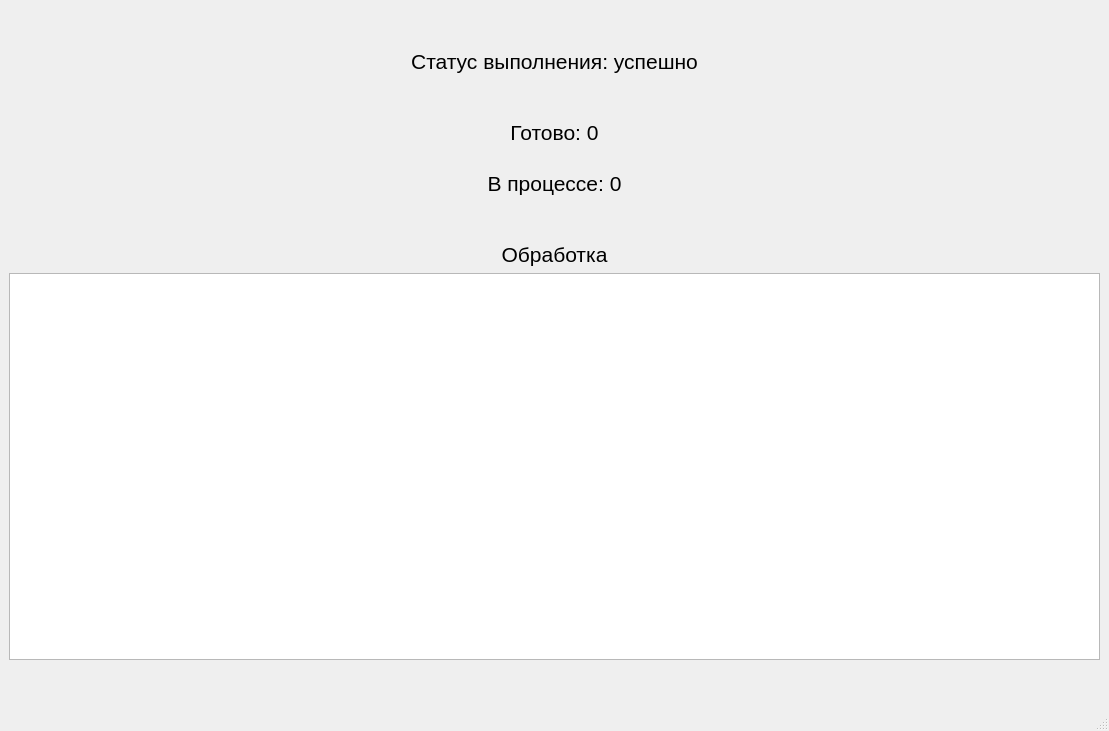
<?xml version="1.0" encoding="UTF-8"?>
<ui version="4.0">
 <class>MainWindow</class>
 <widget class="QMainWindow" name="MainWindow">
  <property name="geometry">
   <rect>
    <x>0</x>
    <y>0</y>
    <width>1109</width>
    <height>731</height>
   </rect>
  </property>
  <property name="windowTitle">
   <string>MainWindow</string>
  </property>
  <widget class="QWidget" name="centralwidget">
   <layout class="QVBoxLayout" name="verticalLayout">
    <item>
     <spacer name="verticalSpacer_4">
      <property name="orientation">
       <enum>Qt::Vertical</enum>
      </property>
      <property name="sizeType">
       <enum>QSizePolicy::Preferred</enum>
      </property>
      <property name="sizeHint" stdset="0">
       <size>
        <width>20</width>
        <height>40</height>
       </size>
      </property>
     </spacer>
    </item>
    <item>
     <widget class="QLabel" name="status">
      <property name="font">
       <font>
        <pointsize>16</pointsize>
       </font>
      </property>
      <property name="text">
       <string>Статус выполнения: успешно</string>
      </property>
      <property name="alignment">
       <set>Qt::AlignCenter</set>
      </property>
     </widget>
    </item>
    <item>
     <spacer name="verticalSpacer_3">
      <property name="orientation">
       <enum>Qt::Vertical</enum>
      </property>
      <property name="sizeType">
       <enum>QSizePolicy::Preferred</enum>
      </property>
      <property name="sizeHint" stdset="0">
       <size>
        <width>20</width>
        <height>40</height>
       </size>
      </property>
     </spacer>
    </item>
    <item>
     <widget class="QLabel" name="ready_count">
      <property name="font">
       <font>
        <pointsize>16</pointsize>
       </font>
      </property>
      <property name="text">
       <string>Готово: 0</string>
      </property>
      <property name="alignment">
       <set>Qt::AlignCenter</set>
      </property>
     </widget>
    </item>
    <item>
     <spacer name="verticalSpacer_2">
      <property name="orientation">
       <enum>Qt::Vertical</enum>
      </property>
      <property name="sizeType">
       <enum>QSizePolicy::Preferred</enum>
      </property>
      <property name="sizeHint" stdset="0">
       <size>
        <width>20</width>
        <height>20</height>
       </size>
      </property>
     </spacer>
    </item>
    <item>
     <widget class="QLabel" name="proc_count">
      <property name="font">
       <font>
        <pointsize>16</pointsize>
       </font>
      </property>
      <property name="text">
       <string>В процессе: 0</string>
      </property>
      <property name="alignment">
       <set>Qt::AlignCenter</set>
      </property>
     </widget>
    </item>
    <item>
     <spacer name="verticalSpacer">
      <property name="orientation">
       <enum>Qt::Vertical</enum>
      </property>
      <property name="sizeType">
       <enum>QSizePolicy::Preferred</enum>
      </property>
      <property name="sizeHint" stdset="0">
       <size>
        <width>20</width>
        <height>40</height>
       </size>
      </property>
     </spacer>
    </item>
    <item>
     <widget class="QLabel" name="label">
      <property name="font">
       <font>
        <pointsize>16</pointsize>
       </font>
      </property>
      <property name="text">
       <string>Обработка</string>
      </property>
      <property name="alignment">
       <set>Qt::AlignCenter</set>
      </property>
     </widget>
    </item>
    <item>
     <widget class="QTableWidget" name="tableWidget">
      <property name="font">
       <font>
        <pointsize>14</pointsize>
       </font>
      </property>
     </widget>
    </item>
    <item>
     <spacer name="verticalSpacer_5">
      <property name="orientation">
       <enum>Qt::Vertical</enum>
      </property>
      <property name="sizeType">
       <enum>QSizePolicy::Preferred</enum>
      </property>
      <property name="sizeHint" stdset="0">
       <size>
        <width>20</width>
        <height>40</height>
       </size>
      </property>
     </spacer>
    </item>
   </layout>
  </widget>
  <widget class="QMenuBar" name="menubar">
   <property name="geometry">
    <rect>
     <x>0</x>
     <y>0</y>
     <width>1109</width>
     <height>21</height>
    </rect>
   </property>
  </widget>
  <widget class="QStatusBar" name="statusbar"/>
 </widget>
 <resources/>
 <connections/>
</ui>
